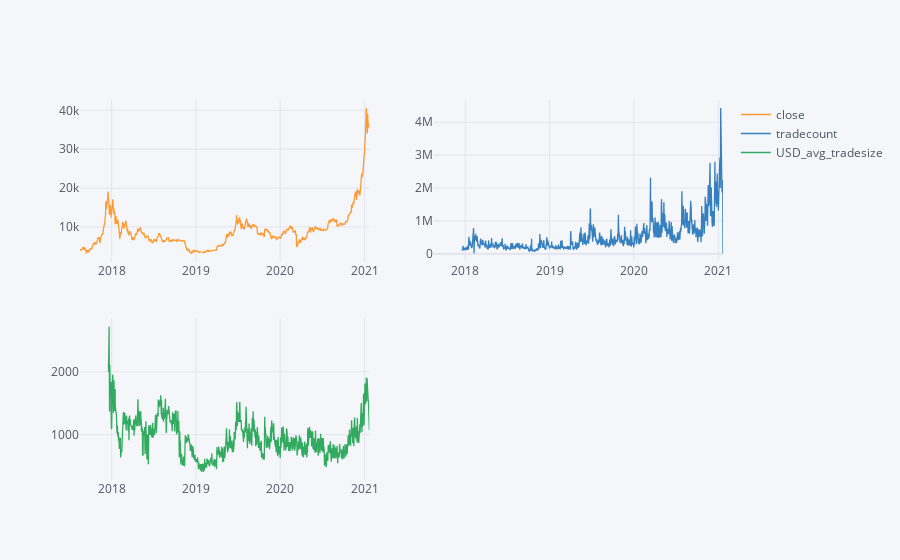

This figure's notebook cell:
### Markdown cell above
Subplots of the closing price, trade count and average trade size are plotted. It was of interest to see what relationship the tradesize, so the average tradesize was calculated and ploted.

It seems that the number of trades increased with price as did the average trade size. Though earlier trade sizes where also larger (driven by an unknown factor).

It seems that increased number of trades could represent liquidity and this liquidity could also increase the value of the asset.

### Code cell
df_BTC_USD_daily['USD_avg_tradesize'] = df_BTC_USD_daily['Volume USDT'] / df_BTC_USD_daily['tradecount']

df_BTC_close_trades_daily = pd.DataFrame(df_BTC_USD_daily[['close','tradecount','USD_avg_tradesize']])
plyo.iplot(
    df_BTC_close_trades_daily.iplot(asFigure=True,
    subplots=True)
)

### Figure 1 — Plotly figure (JSON) as saved in the notebook; plotly's stock layout.template omitted (floating-point values rounded to 4 significant figures; data arrays with more than 128 entries replaced by an {"elided": "..."} marker saying what was removed)
{"data": [{"line": {"color": "rgba(255, 153, 51, 1.0)", "dash": "solid", "shape": "linear", "width": 1.3}, "mode": "lines", "name": "close", "text": "", "type": "scatter", "x": {"elided": "1255 str values"}, "xaxis": "x", "y": {"elided": "1255 float values"}, "yaxis": "y"}, {"line": {"color": "rgba(55, 128, 191, 1.0)", "dash": "solid", "shape": "linear", "width": 1.3}, "mode": "lines", "name": "tradecount", "text": "", "type": "scatter", "x": {"elided": "1255 str values"}, "xaxis": "x2", "y": {"elided": "1255 mixed values"}, "yaxis": "y2"}, {"line": {"color": "rgba(50, 171, 96, 1.0)", "dash": "solid", "shape": "linear", "width": 1.3}, "mode": "lines", "name": "USD_avg_tradesize", "text": "", "type": "scatter", "x": {"elided": "1255 str values"}, "xaxis": "x3", "y": {"elided": "1255 mixed values"}, "yaxis": "y3"}], "layout": {"legend": {"bgcolor": "#F5F6F9", "font": {"color": "#4D5663"}}, "paper_bgcolor": "#F5F6F9", "plot_bgcolor": "#F5F6F9", "title": {"font": {"color": "#4D5663"}}, "xaxis": {"anchor": "y", "domain": [0, 0.45], "gridcolor": "#E1E5ED", "showgrid": true, "tickfont": {"color": "#4D5663"}, "title": {"font": {"color": "#4D5663"}, "text": ""}, "zerolinecolor": "#E1E5ED"}, "xaxis2": {"anchor": "y2", "domain": [0.55, 1], "gridcolor": "#E1E5ED", "showgrid": true, "tickfont": {"color": "#4D5663"}, "title": {"font": {"color": "#4D5663"}, "text": ""}, "zerolinecolor": "#E1E5ED"}, "xaxis3": {"anchor": "y3", "domain": [0, 0.45], "gridcolor": "#E1E5ED", "showgrid": true, "tickfont": {"color": "#4D5663"}, "title": {"font": {"color": "#4D5663"}, "text": ""}, "zerolinecolor": "#E1E5ED"}, "yaxis": {"anchor": "x", "domain": [0.575, 1], "gridcolor": "#E1E5ED", "showgrid": true, "tickfont": {"color": "#4D5663"}, "title": {"font": {"color": "#4D5663"}, "text": ""}, "zerolinecolor": "#E1E5ED"}, "yaxis2": {"anchor": "x2", "domain": [0.575, 1], "gridcolor": "#E1E5ED", "showgrid": true, "tickfont": {"color": "#4D5663"}, "title": {"font": {"color": "#4D5663"}, "text": ""}, "zerolinecolor": "#E1E5ED"}, "yaxis3": {"anchor": "x3", "domain": [0, 0.425], "gridcolor": "#E1E5ED", "showgrid": true, "tickfont": {"color": "#4D5663"}, "title": {"font": {"color": "#4D5663"}, "text": ""}, "zerolinecolor": "#E1E5ED"}}}
